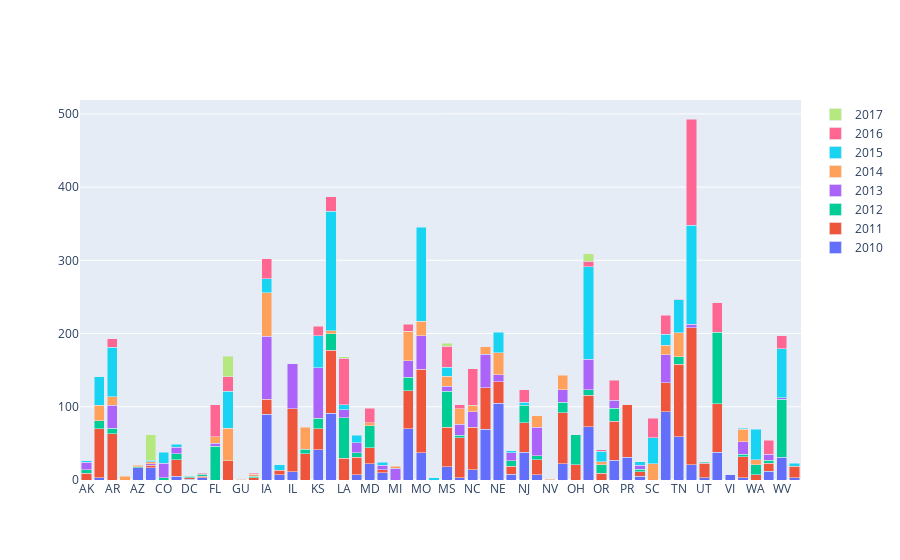

The code cell stored with this chart in its notebook:
### Code cell
#x= states2010["State"]

fig = go.Figure(go.Bar(x=states2010["State"], y= disaster_cnt_2010, name='2010'))
fig.add_trace(go.Bar(x=states2011["State"], y=disaster_cnt_2011, name='2011'))
fig.add_trace(go.Bar(x=states2012["State"], y=disaster_cnt_2012, name='2012'))
fig.add_trace(go.Bar(x=states2013["State"], y=disaster_cnt_2013, name='2013'))
fig.add_trace(go.Bar(x=states2014["State"], y=disaster_cnt_2014, name='2014'))
fig.add_trace(go.Bar(x=states2015["State"], y=disaster_cnt_2015, name='2015'))
fig.add_trace(go.Bar(x=states2016["State"], y=disaster_cnt_2016, name='2016'))
fig.add_trace(go.Bar(x=states2017["State"], y=disaster_cnt_2017, name='2017'))

fig.update_layout(barmode='stack', xaxis={'categoryorder':'category ascending'})
fig.show()

### Figure 1 — Plotly figure (JSON) as saved in the notebook; plotly's stock layout.template omitted (floating-point values rounded to 4 significant figures)
{"data": [{"name": "2010", "type": "bar", "x": ["AL", "AZ", "CA", "CT", "DC", "DE", "IA", "ID", "IL", "KS", "KY", "MA", "MD", "ME", "MN", "MO", "MS", "MT", "NC", "ND", "NE", "NH", "NJ", "NM", "NY", "OK", "PA", "PR", "RI", "SD", "TN", "TX", "UT", "VA", "VI", "VT", "WI", "WV", "WY"], "y": [3, 17, 17, 5, 1, 3, 90, 7, 11, 41, 91, 7, 22, 10, 70, 37, 18, 3, 14, 69, 105, 8, 38, 7, 22, 73, 27, 31, 5, 93, 59, 21, 3, 38, 7, 3, 12, 31, 3]}, {"name": "2011", "type": "bar", "x": ["AK", "AL", "AR", "CA", "CT", "DC", "DE", "GA", "HI", "IA", "ID", "IL", "IN", "KS", "KY", "LA", "MA", "MD", "ME", "MN", "MO", "MS", "MT", "NC", "ND", "NE", "NH", "NJ", "NM", "NY", "OH", "OK", "OR", "PA", "PR", "RI", "SD", "TN", "TX", "UT", "VA", "VT", "WA", "WI", "WY"], "y": [9, 67, 63, 3, 23, 2, 2, 26, 3, 20, 6, 86, 36, 29, 86, 30, 24, 22, 4, 52, 114, 54, 55, 58, 57, 29, 11, 40, 21, 70, 21, 43, 9, 53, 72, 6, 40, 99, 187, 20, 66, 29, 7, 11, 16]}, {"name": "2012", "type": "bar", "x": ["AK", "AL", "AR", "AZ", "CO", "CT", "DC", "DE", "FL", "HI", "IN", "KS", "KY", "LA", "MA", "MD", "MN", "MS", "MT", "NH", "NJ", "NM", "NY", "OH", "OK", "OR", "PA", "RI", "TN", "UT", "VA", "VT", "WA", "WI", "WV"], "y": [5, 11, 8, 1, 3, 8, 2, 3, 46, 2, 6, 14, 23, 55, 6, 30, 18, 49, 3, 7, 24, 5, 14, 41, 7, 12, 18, 4, 10, 1, 98, 3, 14, 4, 79]}, {"name": "2013", "type": "bar", "x": ["AK", "AR", "CA", "CO", "CT", "FL", "IA", "IL", "KS", "LA", "MA", "ME", "MI", "MN", "MO", "MS", "MT", "NC", "ND", "NE", "NH", "NM", "NY", "OK", "PA", "RI", "SD", "TX", "VT", "WI", "WV"], "y": [10, 31, 2, 20, 9, 4, 86, 62, 69, 11, 14, 6, 16, 23, 46, 7, 15, 21, 46, 10, 11, 39, 17, 42, 11, 5, 38, 5, 17, 8, 2]}, {"name": "2014", "type": "bar", "x": ["AL", "AR", "AS", "AZ", "CA", "FL", "GA", "GU", "HI", "IA", "IN", "KY", "MD", "MI", "MN", "MO", "MS", "MT", "NC", "ND", "NE", "NM", "NV", "NY", "OR", "SC", "SD", "TN", "VT", "WA"], "y": [21, 12, 5, 2, 3, 9, 45, 1, 3, 60, 30, 4, 4, 3, 40, 20, 14, 21, 9, 10, 30, 16, 1, 20, 4, 22, 13, 33, 17, 7]}, {"name": "2015", "type": "bar", "x": ["AK", "AL", "AR", "CA", "CO", "CT", "GA", "GU", "IA", "ID", "KS", "KY", "LA", "MA", "ME", "MO", "MP", "MS", "NE", "NH", "NJ", "OK", "OR", "RI", "SC", "SD", "TN", "TX", "VT", "WA", "WV", "WY"], "y": [2, 39, 67, 2, 15, 4, 50, 1, 19, 8, 44, 163, 7, 10, 4, 128, 3, 12, 28, 3, 4, 126, 14, 5, 36, 15, 45, 135, 2, 41, 67, 4]}, {"name": "2016", "type": "bar", "x": ["AR", "DC", "DE", "FL", "GA", "HI", "IA", "KS", "KY", "LA", "MD", "MN", "MS", "MT", "NC", "NJ", "OK", "OR", "PA", "SC", "SD", "TN", "TX", "VA", "WI", "WV"], "y": [12, 1, 1, 44, 20, 1, 27, 13, 20, 63, 20, 10, 29, 6, 50, 17, 8, 2, 27, 26, 26, 1, 145, 40, 19, 18]}, {"name": "2017", "type": "bar", "x": ["CA", "GA", "LA", "MS", "OK"], "y": [35, 28, 2, 4, 10]}], "layout": {"barmode": "stack", "xaxis": {"categoryorder": "category ascending"}}}
